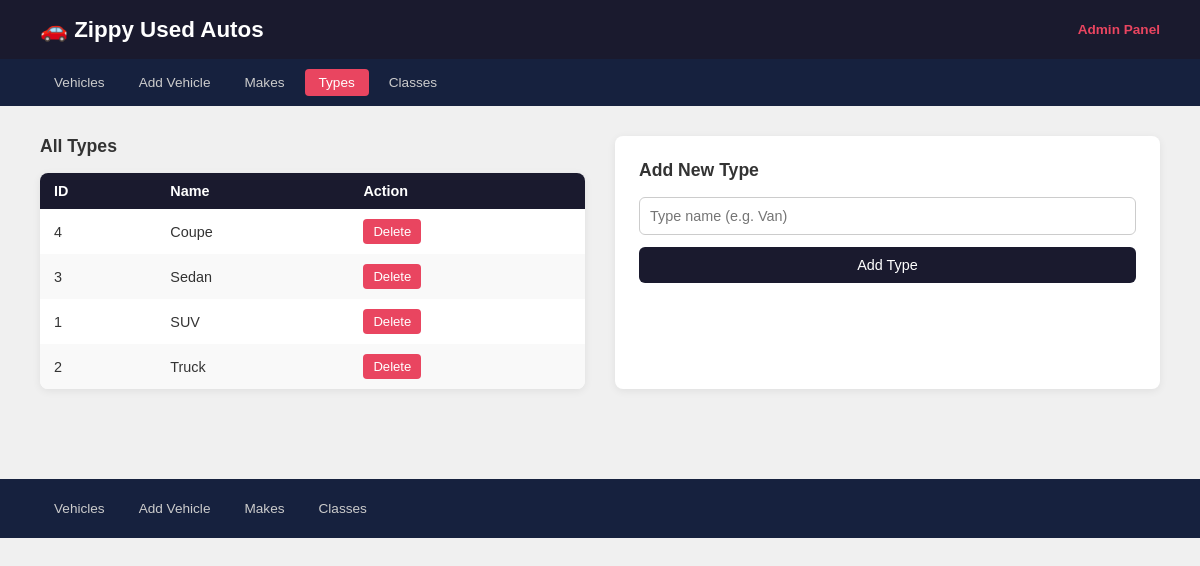
Screenshot of /admin/types.php with the database file from the repository.
### tables this page shows
CREATE TABLE `types` (
  `id` int(11) NOT NULL,
  `name` varchar(50) NOT NULL
);

### admin/types.php (called while the page is built, shortened)
<?php
require_once('../db_connect.php');
require_once('../model/types_db.php');
$types = getAllTypes($pdo);
require_once('../view/types_list.php');

### model/types_db.php (called while the page is built, shortened)
<?php
function getAllTypes($pdo) {
    return $pdo->query("SELECT * FROM types ORDER BY name")->fetchAll(PDO::FETCH_ASSOC);
}

### view/types_list.php (the view, shortened to what this page needs)
<!DOCTYPE html>
<html lang="en">
<head>
    <link rel="stylesheet" href="/midterm_project/css/admin.css">
</head>
<body>
<?php require_once(dirname(__FILE__) . '/admin_nav.php'); ?>
<main>
    <div class="two-col">
        <div>
            <h2>All Types</h2>
            <table>
                <thead>
                    <tr><th>ID</th><th>Name</th><th>Action</th></tr>
                </thead>
                <tbody>
                    <?php foreach ($types as $type): ?>
                        <tr>
                            <td><?= $type['id'] ?></td>
                            <td><?= htmlspecialchars($type['name']) ?></td>
                            <td>
                                <form method="post" onsubmit="return confirm('Delete this type?')">
                                    <button type="submit" name="delete_type" class="btn-delete">Delete</button>
                                </form>
                            </td>
                        </tr>
                    <?php endforeach; ?>
                </tbody>
            </table>
        </div>
        <div class="add-form">
            <h2>Add New Type</h2>
            <form method="post">
                <input type="text" name="name" placeholder="Type name (e.g. Van)" required>
                <button type="submit" name="add_type" class="btn-add">Add Type</button>
            </form>
        </div>
    </div>
</main>
<?php require_once(dirname(__FILE__) . '/admin_footer.php'); ?>
</body>
</html>

### css/admin.css (style rules this page uses)
* { box-sizing: border-box; margin: 0; padding: 0; }
body { font-family: Arial, sans-serif; background: #f0f0f0; color: #333; }
main { padding: 30px 40px; }
h2 { margin-bottom: 16px; font-size: 1.1rem; }
table { width: 100%; border-collapse: collapse; background: white; border-radius: 8px; overflow: hidden; box-shadow: 0 2px 8px rgba(0,0,0,0.07); }
thead { background: #1a1a2e; color: white; }
th, td { padding: 10px 14px; text-align: left; font-size: 0.9rem; }
tbody tr:nth-child(even) { background: #f9f9f9; }
.btn-delete { background: #e94560; color: white; border: none; padding: 5px 10px; border-radius: 4px; cursor: pointer; font-size: 0.82rem; }
.btn-add { background: #1a1a2e; color: white; border: none; padding: 10px 20px; border-radius: 6px; cursor: pointer; font-size: 0.9rem; width: 100%; }
.add-form { background: white; padding: 24px; border-radius: 8px; box-shadow: 0 2px 8px rgba(0,0,0,0.07); }
.add-form input[type="text"] { width: 100%; padding: 10px; border: 1px solid #ccc; border-radius: 6px; font-size: 0.9rem; margin-bottom: 12px; }
.two-col { display: grid; grid-template-columns: 1fr 1fr; gap: 30px; }

### rows the page displays
types: id "4", name "Coupe"
types: id "3", name "Sedan"
types: id "1", name "SUV"
types: id "2", name "Truck"

### other values shown
$link['label'] "Vehicles"
$link['label'] "Add Vehicle"
$link['label'] "Makes"
$link['label'] "Classes"
